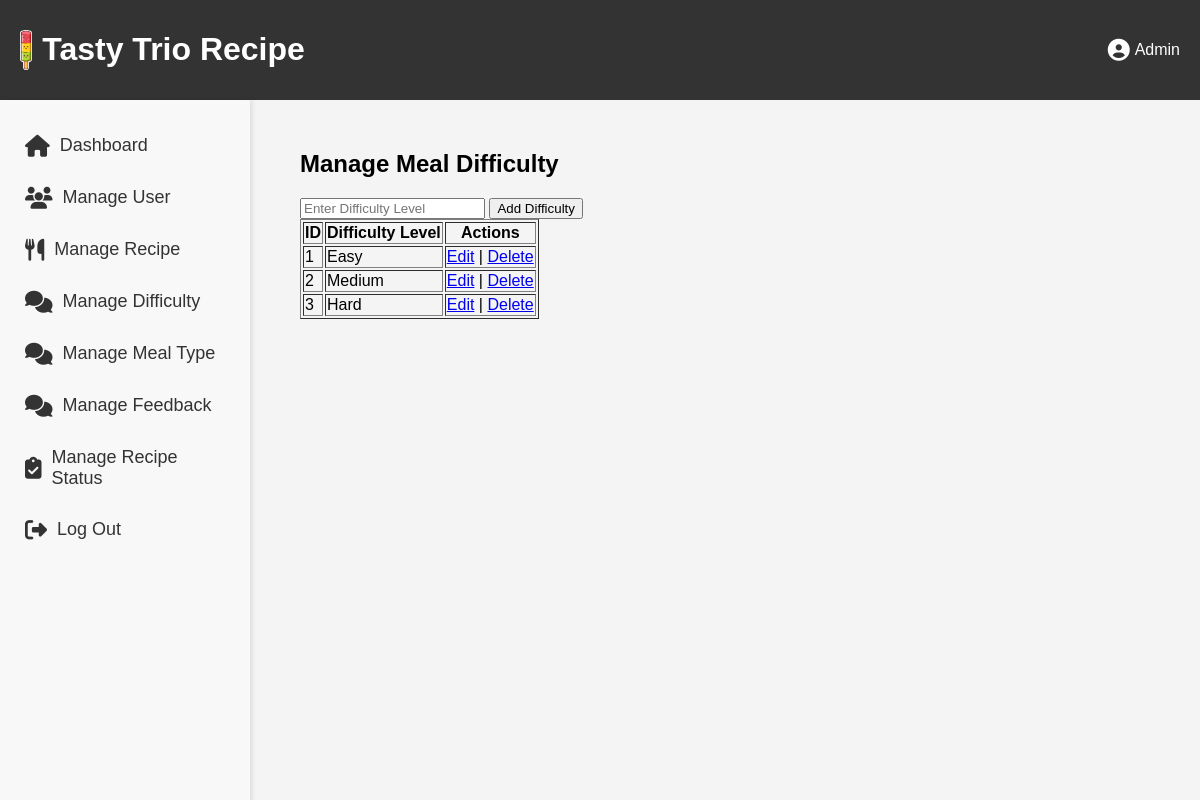
Screenshot of /manage_difficulty.php with the database file from the repository.
### tables this page shows
CREATE TABLE `meal_difficulty` (
  `diffID` int(11) NOT NULL,
  `mealDiff` varchar(255) NOT NULL
);

### manage_difficulty.php (the view, shortened to what this page needs)
<?php
include 'db.php';
$query = "SELECT * FROM meal_difficulty";
$result = mysqli_query($conn, $query);
?>
<!DOCTYPE html>
<html lang="en">
<head>
    <link rel="stylesheet" href="https://cdnjs.cloudflare.com/ajax/libs/font-awesome/6.4.2/css/all.min.css">
</head>
<body>
    <?php include('admin_Side_Nav.php'); ?>
    <div class="main-content">
        <h2>Manage Meal Difficulty</h2>
    <form action="add_difficulty.php" method="post">
        <input type="text" name="mealDiff" placeholder="Enter Difficulty Level" required>
        <button type="submit">Add Difficulty</button>
    </form>
    <table border="1">
        <tr>
            <th>ID</th>
            <th>Difficulty Level</th>
            <th>Actions</th>
        </tr>
        <?php while ($row = mysqli_fetch_assoc($result)) { ?>
        <tr>
            <td><?= $row['diffID'] ?></td>
            <td><?= $row['mealDiff'] ?></td>
            <td>
                <a href="edit_difficulty.php?edit=<?= $row['diffID'] ?>">Edit</a> |
                <a href="manage_difficulty.php?delete=<?= $row['diffID'] ?>" onclick="return confirm('Are you sure?');">Delete</a>
            </td>
        </tr>
        <?php } ?>
    </table>
    </div>
</body>
</html>

### manage_difficulty.php (style rules this page uses)
body { margin: 0; font-family: Arial, sans-serif; background-color: #f4f4f4; }
.main-content { margin-left: 270px; padding: 30px; }

### admin_Side_Nav.php (style rules this page uses)
body { margin: 0; font-family: Arial, sans-serif; background-color: #f4f4f4; }

### rows the page displays
meal_difficulty: diffID "1", mealDiff "Easy"
meal_difficulty: diffID "2", mealDiff "Medium"
meal_difficulty: diffID "3", mealDiff "Hard"
